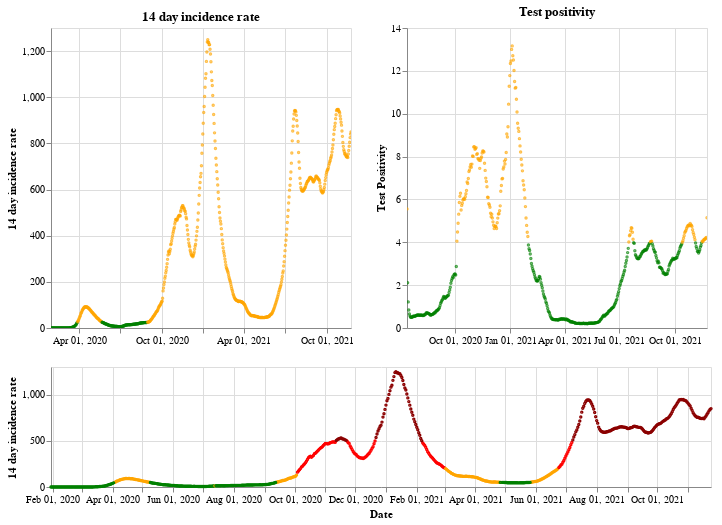

The notebook cell this image was saved under:
### Markdown cell above
## England

### Code cell
plot_traffic_light('England')

### Figure 1 — Vega-Lite specification as saved in the notebook (floating-point values rounded to 4 significant figures; data arrays with more than 128 entries replaced by an {"elided": "..."} marker saying what was removed)
{"config": {"view": {"continuousWidth": 400, "continuousHeight": 300}}, "vconcat": [{"hconcat": [{"mark": {"type": "point", "size": 2}, "encoding": {"color": {"condition": {"value": "green", "test": "(datum.twoWeeklyCasesRate <= 25)"}, "value": "orange"}, "tooltip": [{"type": "nominal", "field": "areaName"}, {"type": "temporal", "field": "date"}, {"type": "quantitative", "field": "twoWeeklyCasesRate"}, {"type": "quantitative", "field": "testPositivity"}], "x": {"type": "temporal", "axis": {"title": ""}, "field": "date", "scale": {"domain": {"selection": "DateBrush"}}, "timeUnit": "yearmonthdate"}, "y": {"type": "quantitative", "axis": {"title": "14 day incidence rate"}, "field": "twoWeeklyCasesRate"}}, "title": "14 day incidence rate", "width": 300}, {"mark": {"type": "point", "size": 2}, "encoding": {"color": {"condition": {"value": "green", "test": "(datum.testPositivity <= 4)"}, "value": "orange"}, "tooltip": [{"type": "nominal", "field": "areaName"}, {"type": "temporal", "field": "date"}, {"type": "quantitative", "field": "twoWeeklyCasesRate"}, {"type": "quantitative", "field": "testPositivity"}], "x": {"type": "temporal", "axis": {"title": ""}, "field": "date", "scale": {"domain": {"selection": "DateBrush"}}, "timeUnit": "yearmonthdate"}, "y": {"type": "quantitative", "axis": {"title": "Test Positivity"}, "field": "testPositivity"}}, "title": "Test positivity", "width": 300}]}, {"layer": [{"mark": {"type": "point", "size": 2}, "encoding": {"color": {"condition": {"value": "orange", "test": "(((datum.testPositivity < 4) && (datum.twoWeeklyCasesRate >= 50)) && (datum.twoWeeklyCasesRate < 200))"}, "value": "red"}, "opacity": {"condition": {"value": 1, "test": "((datum.twoWeeklyCasesRate >= 50) && (datum.twoWeeklyCasesRate < 500))"}, "value": 0}, "tooltip": [{"type": "nominal", "field": "areaName"}, {"type": "temporal", "field": "date"}, {"type": "quantitative", "field": "twoWeeklyCasesRate"}, {"type": "quantitative", "field": "testPositivity"}], "x": {"type": "temporal", "axis": {"title": "Date"}, "field": "date", "timeUnit": "yearmonthdate"}, "y": {"type": "quantitative", "axis": {"title": "14 day incidence rate"}, "field": "twoWeeklyCasesRate"}}, "selection": {"DateBrush": {"type": "interval", "encodings": ["x"], "fields": ["Time"]}}}, {"mark": {"type": "point", "size": 2}, "encoding": {"color": {"value": "darkred"}, "opacity": {"condition": {"value": 1, "test": "(datum.twoWeeklyCasesRate >= 500)"}, "value": 0}, "tooltip": [{"type": "nominal", "field": "areaName"}, {"type": "temporal", "field": "date"}, {"type": "quantitative", "field": "twoWeeklyCasesRate"}, {"type": "quantitative", "field": "testPositivity"}], "x": {"type": "temporal", "axis": {"title": "Date"}, "field": "date", "timeUnit": "yearmonthdate"}, "y": {"type": "quantitative", "axis": {"title": "14 day incidence rate"}, "field": "twoWeeklyCasesRate"}}}, {"mark": {"type": "point", "size": 2}, "encoding": {"color": {"condition": {"value": "green", "test": "((datum.testPositivity < 4) && (datum.twoWeeklyCasesRate < 50))"}, "value": "orange"}, "opacity": {"condition": {"value": 1, "test": "(datum.twoWeeklyCasesRate < 50)"}, "value": 0}, "tooltip": [{"type": "nominal", "field": "areaName"}, {"type": "temporal", "field": "date"}, {"type": "quantitative", "field": "twoWeeklyCasesRate"}, {"type": "quantitative", "field": "testPositivity"}], "x": {"type": "temporal", "axis": {"title": "Date"}, "field": "date", "timeUnit": "yearmonthdate"}, "y": {"type": "quantitative", "axis": {"title": "14 day incidence rate"}, "field": "twoWeeklyCasesRate"}}}], "height": 120, "width": 660}], "data": {"name": "data-0810f2c1466d63532ef9248eb7a6f0f2"}, "$schema": "https://vega.github.io/schema/vega-lite/v4.8.1.json", "datasets": {"data-0810f2c1466d63532ef9248eb7a6f0f2": {"elided": "665 records"}}}
